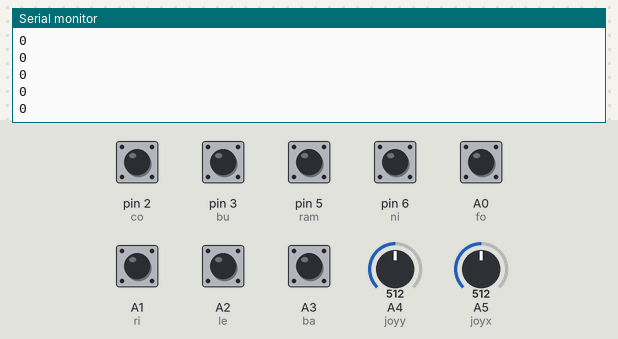
Bench run of a sketch on a simulated Arduino Nano, built with avr-gcc and run on an emulated ATmega328P. Shown: the last lines printed to the serial monitor. The inputs (shaded band) are chosen by the test bench; at power-on: A0 (fo), A1 (ri), A2 (le), A3 (ba), pin 2 (co), pin 3 (bu), pin 5 (ram), pin 6 (ni) HIGH, A4 (joyy) = 512, A5 (joyx) = 512. No radio packets arrive unless stated.

Above: at 1.2 s.
1.3 s: A4 (joyy) set to 810
At 2.1 s:
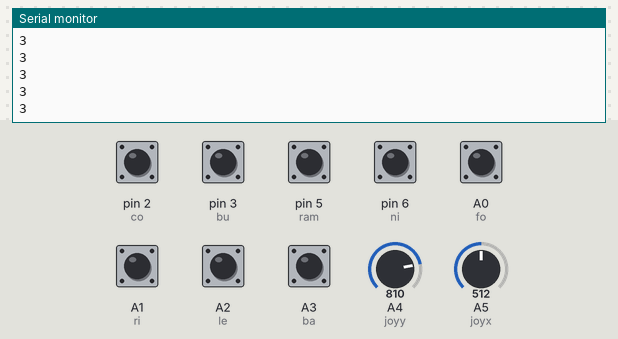
2.8 s: A5 (joyx) set to 810
At 3.9 s:
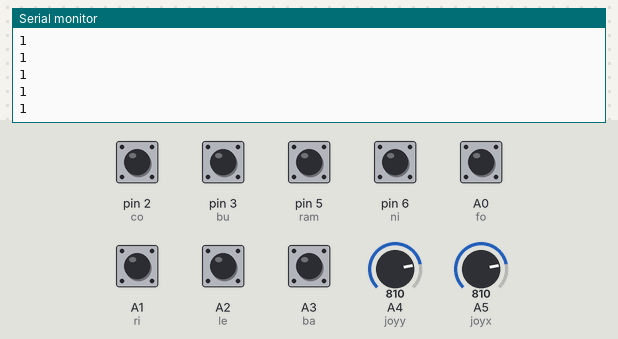
4.3 s: A5 (joyx) set to 190
At 5.0 s:
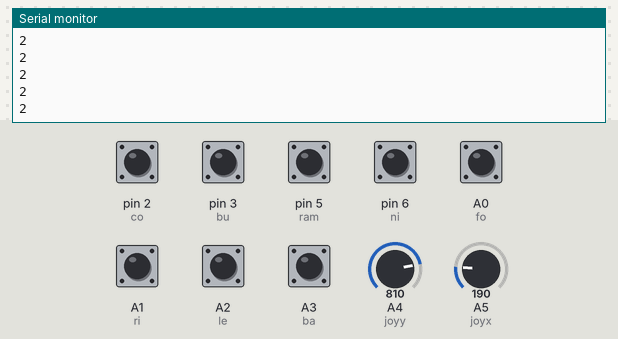
Timing chart, 0 to 7.3 s (numbered marks = the images above; inputs shaded):
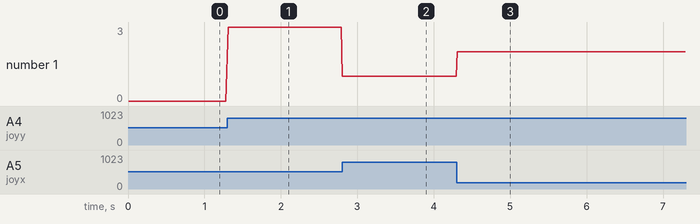

Measured:
- after the input at 1.3 s, the serial monitor: prints a new line at once (image 1)
- after the input at 2.8 s, the serial monitor: prints a new line at once (image 2)
- after the input at 4.3 s, the serial monitor: prints a new line at once (image 3)
- plotted number 1: 0 → 3 after the input at 1.3 s, 3 → 1 after the input at 2.8 s, 1 → 2 after the input at 4.3 s

The sketch:

Wireless_Joystick.ino
```cpp
/*
 * Team Id: SS#2913
 * Author List: Abhilash Mane ,Akshay Pawar, Ranjani Narayana
 * Filename: Wireless_joystick
 * Theme: Spotter Snake
 *  Global variables :int joyx=5;
int joyy
int fo
int ba
int ri
int le
int co
int bu
int ni
int ram
 */

#include <SPI.h>
#include <nRF24L01.h>
#include <RF24.h>
RF24 radio(7, 8); // CE, CSN
const byte address[6] = "00001";
int joyx=5;
int joyy=4;
int fo=A0;
int ba=A3;
int ri=A1;
int le=A2;
int co=2;
int bu=3;
int ni=6;
int ram=5;
void setup() {
  radio.begin();
  radio.openWritingPipe(address);
  radio.setPALevel(RF24_PA_MIN);
  radio.stopListening();
  pinMode(joyx,INPUT);
  pinMode(joyy,INPUT);
  pinMode(fo,INPUT_PULLUP);
  pinMode(ba,INPUT_PULLUP);
  pinMode(ri,INPUT_PULLUP);
  pinMode(le,INPUT_PULLUP);
  pinMode(co,INPUT_PULLUP);
  pinMode(bu,INPUT_PULLUP);
  pinMode(ni,INPUT_PULLUP);
  pinMode(ram,INPUT_PULLUP);
  Serial.begin(9600);
//digitalWrite(ni,HIGH);
}
/*
 * Function name: loop
 * Input :none
 * Logic :To transmit values from joytick to snakebot through nrf
 * Example Call: continously alled by nano
 */
void loop() {
  // Reads the value of respective pin
 int joyvaly=analogRead(joyy);
 int joyvalx=analogRead(joyx);
 int button1=digitalRead(fo);
 int button2=digitalRead(ba);
 int button3=digitalRead(ri);
 int button4=digitalRead(le);
 int button5=digitalRead(co);
 int button6=digitalRead(bu);
 int button7=digitalRead(ni);
 int button8=digitalRead(ram);
 //Used to send a certain value  from nrf if a pin is high
  if (joyvalx>800)
  {
  const int  i=1;
      radio.write(&i,sizeof(i));
   Serial.println(i);
   delay(10);
  }
  else if (joyvalx<200)
  {
    int j=2;
     radio.write(&j,sizeof(j));
   Serial.println(j);
  delay(10);
  }
  else if (joyvaly>800)
  {
    int k=3;
         radio.write(&k,sizeof(k));
   Serial.println(k);
  delay(10);
  }

  else if (joyvaly<200)
  {
    int l=4;
         radio.write(&l,sizeof(l));
   Serial.println(l);
  delay(10);
  }
  else if(button1==0)
  {
   int b1=5;
         radio.write(&b1,sizeof(b1));
   Serial.println(b1);
  // button1=1;
  delay(10);
  }

  else if(button2==0)
  {
   int b2=6;
         radio.write(&b2,sizeof(b2));
   Serial.println(b2);
  delay(10);
  }

  else if(button3==0)
  {

   int b3=7;
         radio.write(&b3,sizeof(b3));
   Serial.println(b3);
   delay(10);
   }

  else if(button4==0)
  {
   int b4=8;
         radio.write(&b4,sizeof(b4));
   Serial.println(b4);
  delay(10);
  }
  else if(button5==0)
  {

   int b5=9;
         radio.write(&b5,sizeof(b5));
   Serial.println(b5);
   //delay(3000);
   }

  else if(button6==0)
  {
   int b6=10;
         radio.write(&b6,sizeof(b6));
   Serial.println(b6);

  }

  else if(button7==0)
  {
   int b7=11;
         radio.write(&b7,sizeof(b7));
   Serial.println(b7);
 delay(10);
  }
else if(button8==0)
  {
    int b8=12;
    Serial.println(b8);
   radio.write(&b8,sizeof(b8));
  }
 else {
    int ab=0;
    radio.write(&ab,sizeof(ab));
      Serial.println(ab);
  delay(30);
  }

}
```
